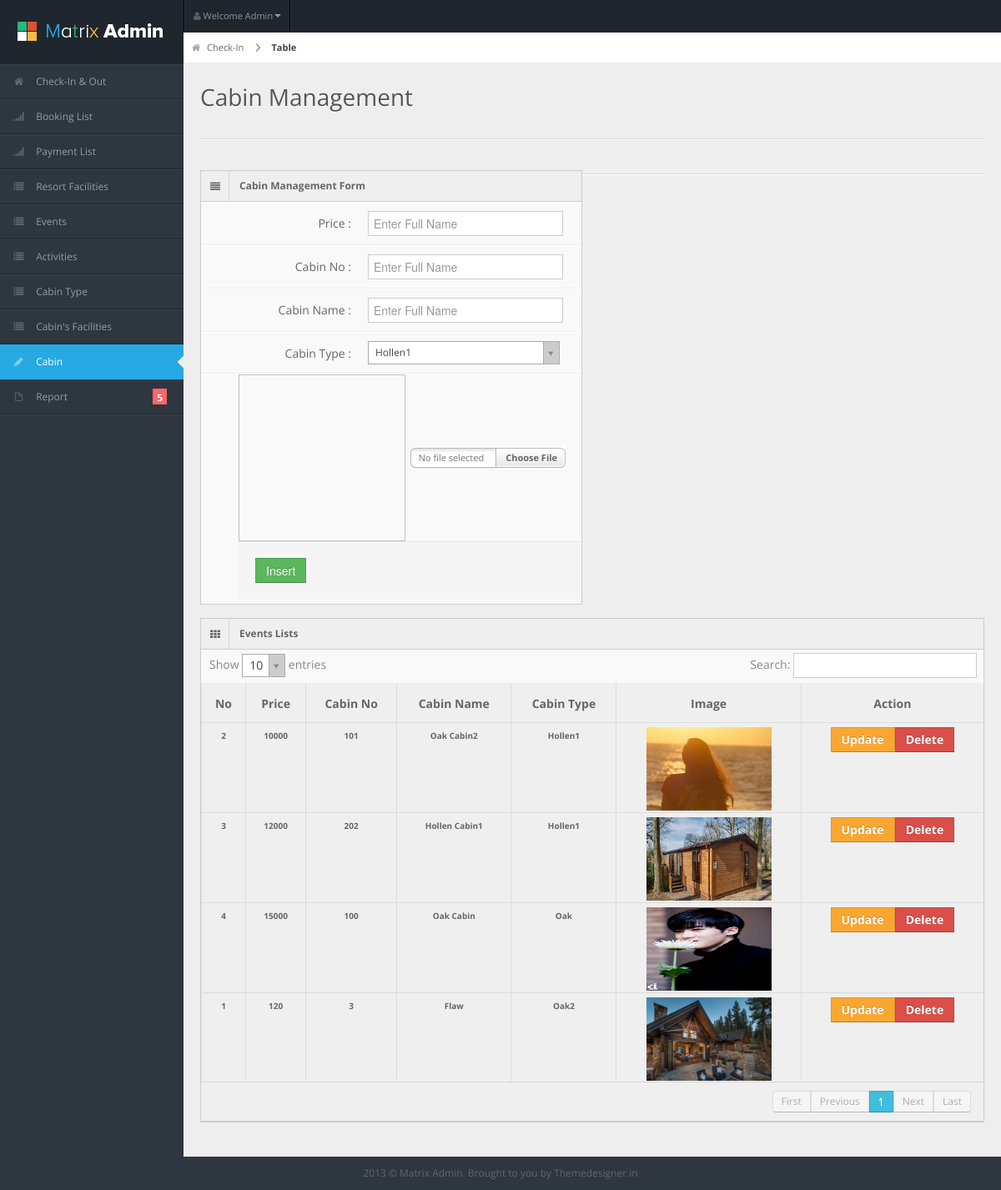
Page /Admin/cabin.php (signed in) on the committed database.
### tables this page shows
CREATE TABLE `cabin` (
  `cid` int(10) NOT NULL,
  `cprice` int(10) DEFAULT NULL,
  `cimg` varchar(50) DEFAULT NULL,
  `cno` int(100) DEFAULT NULL,
  `cname` varchar(50) DEFAULT NULL,
  `ctid` int(10) DEFAULT NULL
);

CREATE TABLE `cabintype` (
  `ctid` int(10) NOT NULL,
  `type` varchar(50) DEFAULT NULL,
  `ctimg` varchar(20) DEFAULT NULL
);

### Admin/cabin.php (the view, shortened to what this page needs)
<!DOCTYPE html>
<html lang="en">
<head>
<link rel="stylesheet" href="css/bootstrap.min.css" />
<link rel="stylesheet" href="css/bootstrap-responsive.min.css" />
<link rel="stylesheet" href="css/uniform.css" />
<link rel="stylesheet" href="css/select2.css" />
<link rel="stylesheet" href="css/matrix-style.css" />
<link rel="stylesheet" href="css/matrix-media.css" />
<link href="font-awesome/css/font-awesome.css" rel="stylesheet" />
</head>
<body>
<?php
include('mainheader.php');
 ?>
<div id="sidebar">
  <ul>
    <li><a href="index.php"><i class="icon icon-home"></i> <span>Check-In &amp; Out</span></a> </li>
    <li> <a href="bookingList.php"><i class="icon icon-signal"></i> <span> Booking List</span></a> </li>
    <li> <a href="bookingList.php"><i class="icon icon-signal"></i> <span> Payment List</span></a> </li>
    <li > <a href="resortfacilitiesUpdate.php"><i class="icon icon-list"></i> <span> Resort Facilities</span></a> </li>
    <li > <a href="event.php"><i class="icon icon-list"></i> <span> Events</span></a> </li>
    <li > <a href="activities.php"><i class="icon icon-list"></i> <span> Activities</span></a> </li>
    <li > <a href="cabintype.php"><i class="icon icon-list"></i> <span> Cabin Type</span></a> </li>
    <li> <a href="cabinfacilities.php"><i class="icon icon-list"></i> <span> Cabin's Facilities</span></a> </li>
    <li class="active"><a href="cabin.php"><i class="icon icon-pencil"></i> <span>Cabin</span></a></li>
     <li class="submenu"> <a href="#"><i class="icon icon-file"></i> <span>Report</span> <span class="label label-important">5</span></a>
    </li>
  </ul>
</div>
<div id="content">
  <div id="content-header">
    <div id="breadcrumb"> <a href="index.php" title="Go to Check-In Form" class="tip-bottom"><i class="icon-home"></i> Check-In</a> <a href="Check-Out.php" class="current">Table</a> </div>
    <h1>  Cabin  Management</h1>
  </div>
  <div class="container-fluid">
    <hr>
  <div class="row-fluid">
    <div class="span6">
      <div class="widget-box">
        <div class="widget-title"> <span class="icon"> <i class="icon-align-justify"></i> </span>
          <h5>Cabin Management Form</h5>
        </div>
        <div class="widget-content nopadding">
          <form action="" method="POST" name="myform" enctype="multipart/form-data" onsubmit="return validateFile()"  class="form-horizontal">
            <div class="control-group">
              <label class="control-label">Price :</label>
              <div class="controls">
                <input type="number" name="price"  id="price" class="span11" placeholder="Enter Full Name" required=""/>
              </div>
            </div>
            <div class="control-group">
              <label class="control-label">Cabin No :</label>
              <div class="controls">
                <input type="number" name="no"  id="no" class="span11" placeholder="Enter Full Name" required=""/>
              </div>
            </div>
            <div class="control-group">
              <label class="control-label">Cabin Name :</label>
              <div class="controls">
                <input type="text" name="cname"  id="n" class="span11" placeholder="Enter Full Name" required=""/>
              </div>
            </div>
            <div class="control-group">
              <label class="control-label">Cabin Type :</label>
              <div class="controls">
            </div>
            </div>
            <div class="control-group" style="padding-left: 45px">
              <label ><div>
                <img id="output" style="width:200px; height:200px;" required=""/>
            </div>
            <div class="form-actions">
              <button type="submit" class="btn btn-success" id="insert" name="ins">Insert</button>
            </div>
          </form>
        </div>
      </div>
</div>
</div>
    <hr>
    <div class="row-fluid">
        <div class="widget-box">
          <div class="widget-title"> <span class="icon"><i class="icon-th"></i></span>
            <h5>Events Lists</h5>
          </div>
          <div class="widget-content nopadding">
            <table class="table table-bordered data-table">
              <thead>
                <tr>
                  <th><h5>No</h5></th>
                  <th><h5>Price</h5></th>
                  <th><h5>Cabin No</h5></th>
                  <th><h5>Cabin Name</h5></th>
                  <th><h5>Cabin Type</h5></th>
                  <th><h5>Image</h5></th>
                  <th><h5>Action</h5></th>
                </tr>
              </thead>
              <?php
              $n=1;
                $query="SELECT * FROM cabin,cabintype where cabin.ctid=cabintype.ctid";
                $result= mysqli_query($conc,$query);
                while($row=mysqli_fetch_assoc($result))
                {
                  $id=$row["cid"];
                  $price=$row["cprice"];
                  $no=$row["cno"];
                  $name=$row["cname"];
                  $type=$row["ctid"];
                  $tname=$row['type'];
                  $img=$row["cimg"];
                  echo "<tbody>";
                  echo "<tr>";
                  echo "<th>$n</th>"; $n++;
                  echo "<th>$price</th>";
                  echo "<th>$no</th>";
                  echo "<th>$name</th>";
                  echo "<th>$tname</th>";
                  ?>
 <th> <img src="SystemImage/Cabin/<?php echo $img; ?>" style="height: 100px;width: 150px;"></th>
                  <?php
                  echo "<th><a href='?ucid=$id&ucprice=$price&ucimg=$img&ucno=$no&ucname=$name&uctype=$type' class='btn btn-warning'>Update</a>";
                  echo "<a href='?dcid=$id&dcprice=$price&dcimg=$img &dcno=$no&dcname=$name&dctype=$type' class='btn btn-danger'>Delete</a>";
                  echo "</th></tr>";
                  echo"</tbody>";
                }
              ?>
            </table>
          </div>
        </div>
      </div>
    </div>
  </div>
<div class="row-fluid">
  <div id="footer" class="span12"> 2013 &copy; Matrix Admin. Brought to you by <a href="http://themedesigner.in">Themedesigner.in</a> </div>
</div>
</body>
</html>

### Admin/css/matrix-media.css (style rules this page uses)
body { background:#2E363F; }
#sidebar > ul { border-bottom: 1px solid #37414b }
#sidebar > ul > li { border-top: 1px solid #37414b; border-bottom: 1px solid #1f262d; }
#sidebar > ul > li.active { background-color: #27a9e3; border-bottom: 1px solid #27a9e3; border-top: 1px solid #27a9e3; }
#sidebar > ul > li.active a { color:#fff; text-decoration:none; }
#sidebar > ul > li > a > .label { background-color:#F66; }

### rows in the picture
cabin: cprice "120", cno "3", cname "Flaw", ctid.type "Oak2", cimg (picture)
cabin: cprice "10000", cno "101", cname "Oak Cabin2", ctid.type "Hollen1", cimg (picture)
cabin: cprice "12000", cno "202", cname "Hollen Cabin1", ctid.type "Hollen1", cimg (picture)
cabin: cprice "15000", cno "100", cname "Oak Cabin", ctid.type "Oak", cimg (picture)
